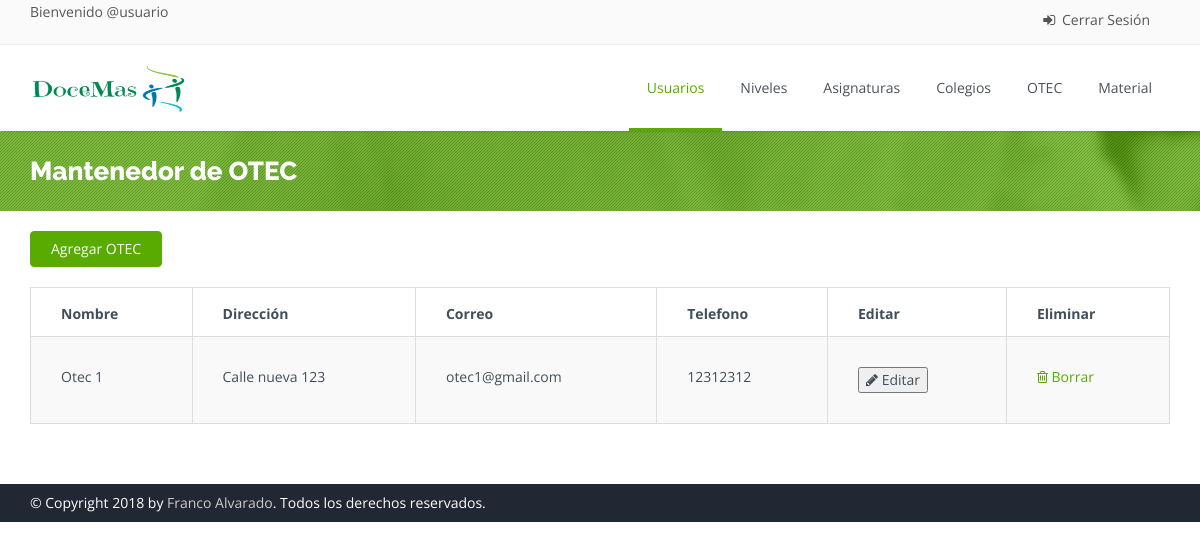
/otec, run on an earlier commit of the app's database.
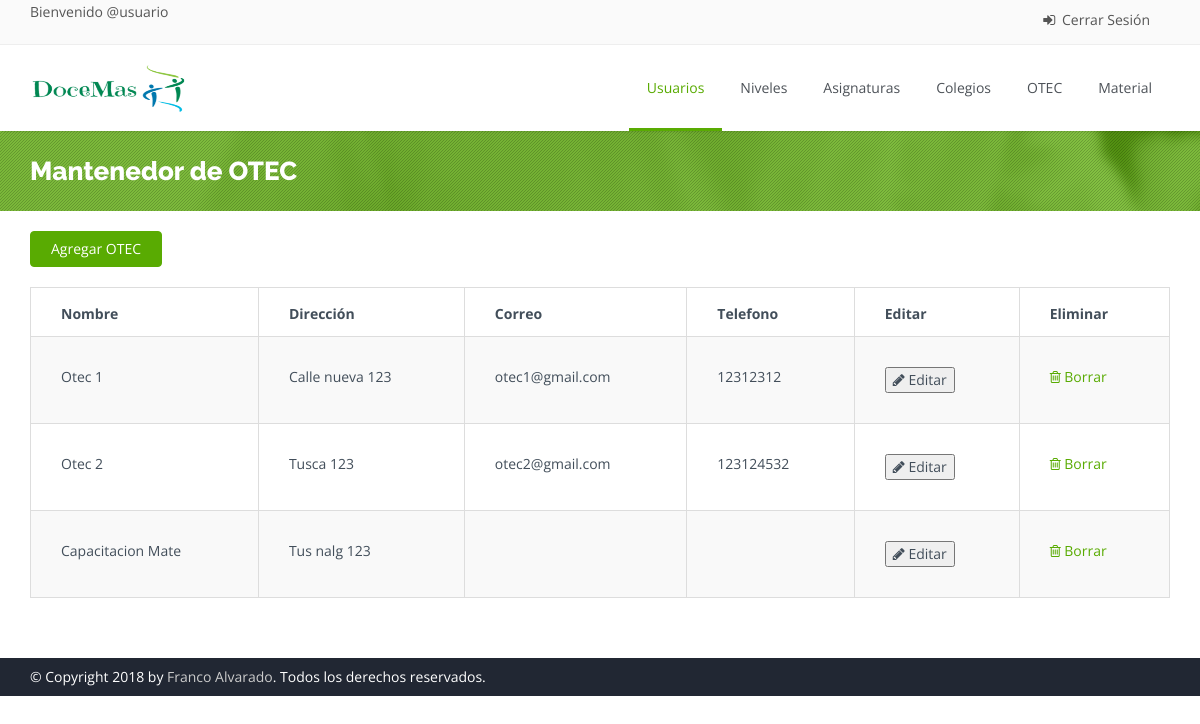
And on a later commit of the database.
### polls/models.py (models this page shows, shortened)
class Otec(models.Model):
    nombre = models.CharField(max_length=50)
    direccion = models.CharField(max_length=100)
    correo = models.CharField(max_length=70)
    telefono = models.CharField(max_length=10)

### polls/views.py (the view)
# urls.py: path('otec',views.otec, name = "otec"),
def otec(request):
    return render(request,'mant_otec.html', {'otecs':Otec.objects.all()} )

### polls/templates/mant_otec.html (shortened to what the changed rows need)
<!DOCTYPE html>
<html>
    <head>
        {% load static %}
        <link rel="stylesheet" href="{% static "css/bootstrap.css" %}">
        <link rel="stylesheet" href="{% static "css/bootstrap-theme.css" %}">
        <link rel="stylesheet" href="{% static "css/fonts/font-awesome/css/font-awesome.css" %}">
        <link rel="stylesheet" href="{% static "css/animations.css" %}" media="screen">
        <link rel="stylesheet" href="{% static "css/superfish.css" %}" media="screen">
        <link rel="stylesheet" href="{% static "css/revolution-slider/css/settings.css" %}" media="screen">
        <link rel="stylesheet" href="{% static "css/revolution-slider/css/extralayers.css" %}" media="screen">
        <link rel="stylesheet" href="{% static "css/prettyPhoto.css" %}" media="screen">
        <link rel="stylesheet" href="{% static "css/style.css" %}">
        <link rel="stylesheet" href="{% static "css/colors/green.css" %}" class="colors">
        <link rel="stylesheet" href="{% static "css/theme-responsive.css" %}">
        <link rel="stylesheet" href="{% static "css/sweetalert2.min.css" %}" type="text/css">
    </head>
    <body class="home">
        <div class="wrap">
            <header id="header">
                <div class="main-header">
                    <div class="container">
                        <div class="logo pull-left">
                            <h1>
                                <a href="/adm">
                                <img class="" src="{% static "img/carrusel/logodocemas.png" %}" alt="DoceMas" width="160" height="60">
                                </a>
                            </h1>
                        </div>
                    </div>
                </div>
            </header>
            <section id="main">
                <div class="breadcrumb-wrapper">
                    <div class="pattern-overlay">
                        <div class="container">
                            <div class="row">
                                <div class="col-lg-6 col-md-6 col-xs-12 col-sm-6">
                                    <h2 class="title">Mantenedor de OTEC</h2>
                                </div>
                            </div>
                        </div>
                    </div>
                </div>
                <div class="content margin-bottom60">
                    <div class="container">
                        <div class="row">
                            <div class="col-sm-12 col-md-12">
                                <div class="table-box">
                                    <table class="shopping-cart-table responsive-table table table-bordered table-striped" id="shopping-cart-table">
                                        <thead>
                                            <tr>
                                                <th>Nombre</th>
                                                <th>Dirección</th>
                                                <th>Correo</th>
                                                <th>Telefono</th>
                                                <th>Editar</th>
                                                <th>Eliminar</th>
                                            </tr>
                                        </thead>
                                        <tbody>
                                            {% for elemento in otecs %}
                                                <tr id="datos">
                                                    <td>{{elemento.nombre}}</td>
                                                    <td>{{elemento.direccion}}</td>
                                                    <td>{{elemento.correo}}</td>
                                                    <td>{{elemento.telefono}}</td>
                                                    <td>
                                                        <button type="button" data-toggle="modal" data-target="#edit_otec" onclick="cap_datos('{{elemento.id}}', '{{elemento.nombre}}', '{{elemento.direccion}}', '{{elemento.telefono}}', '{{elemento.correo}}' )"><i class="fa fa-pencil"></i> Editar</a></button>
                                                    </td>
                                                    <td>
                                                        <a href="#"><i class="fa fa-trash-o"></i> Borrar</a>
                                                    </td>
                                                </tr>
                                            {% endfor %}
                                        </tbody>
                                    </table>
                                </div>
                            </div>
                        </div>
                    </div>
                </div>
            </section>
    </body>
</html>

What changed in the data, as far as the page shows it:
added Otec: nombre "Otec 2", direccion "Tusca 123", correo "otec2@gmail.com", telefono "123124532"
added Otec: nombre "Capacitacion Mate", direccion "Tus nalg 123"
